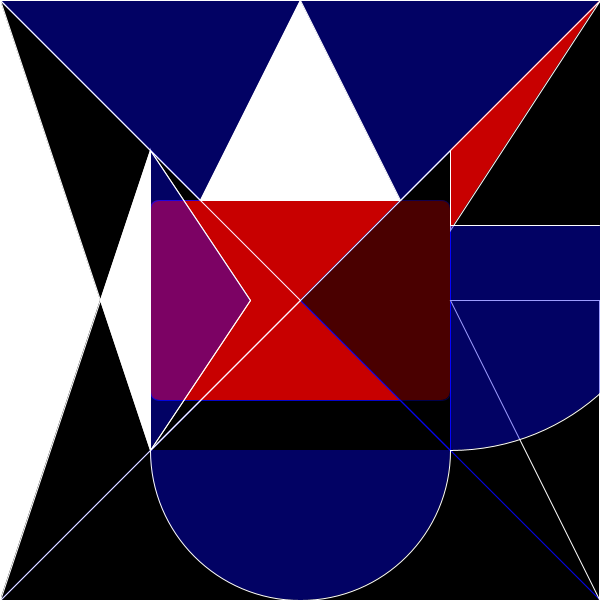
Frame 1 (no input)
Frame 2 (the mouse pressed at the canvas centre, redrawn once): identical to frame 1, image omitted

The Processing sketch that drew this single still picture (run headless with seeded random() and noise(); the mouse was pressed at the canvas centre and the sketch redrawn once):

// Processing sketch: processing_143639
// ── processing_143639.pde

void setup(){
size (600,600);
noLoop();

}
void draw() {
  background (0); stroke(0);
  color r=color(255,0,0,200); color b = color(5,5,255,200);color b1 = color(5,5,255,100); color bl = color(0,0,0,100);color bl1 = color(255,255,255,255);
  color bl2 = color(0,0,0,200);
 
 stroke(b); line(0,600,600,0); line(0,0,600,600); 
 fill(bl2); triangle(300,300, 0,600, 600,600); triangle(300,300, 150,150, 150,450); triangle(300,300, 150,150, 150,450);
 
 fill(r); rect(150,200,300,200, 10); fill(bl); triangle(300,300, 450,150, 450,450); triangle(300,300, 450,150, 450,450); stroke(bl1); line(250,300,150,150);line (250,300,150,450);
 fill(b1);triangle(250,300, 150,150, 150,450); stroke(bl1); line(0,0,300,300); line(300,300,0,600); 
 fill(bl1);quad(150,150,150,450,0,0,0,600); fill(b1);arc(300,450, 300, 300, 0, PI/1); fill(b1);quad(0,0,600,0,400,200,200,200); fill(bl1); triangle(300,0,400,200,200,200);
 fill(bl2); triangle(599,599,450,300,599,300);fill(r); quad(450,230,450,150,150,450,600,0);
 fill(b1); arc(450,225,450,450,0, HALF_PI); stroke(bl1); line(450,225,599,225);
 
 
}
